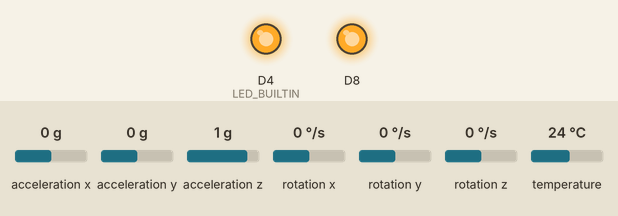
A sketch run on a simulated ESP8266 (NodeMCU). Parts: output pins drawn as LEDs (lit = HIGH, except the on-board LED, lit = LOW). The inputs (shaded band) are chosen by the test bench; at power-on: acceleration x 0 g, acceleration y 0 g, acceleration z 1 g, rotation x 0 °/s, rotation y 0 °/s, rotation z 0 °/s, temperature 24 °C. WiFi joins after 1.5 s; servers stay silent unless stated; what the sketch prints to the serial monitor is not drawn.

Above: at 2.8 s.
2.9 s: acceleration x set to -1.4 g
At 3.2 s:
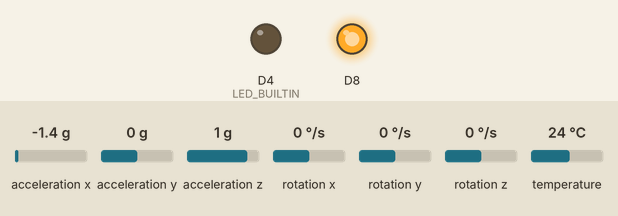
4.4 s: acceleration x set to -0.8 g
At 5.6 s:
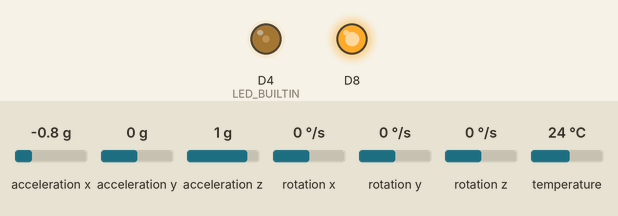
Timing chart, 0 to 7.4 s (numbered marks = the images above; inputs shaded):
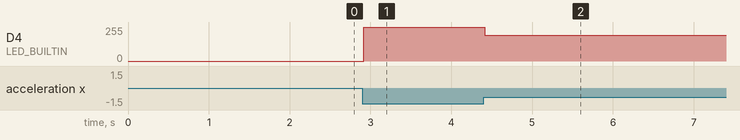

Measured:
- after the input at 2.9 s, D4 (LED_BUILTIN): 0/255 → 255/255 at once
- after the input at 4.4 s, D4 (LED_BUILTIN): 255/255 → 195/255 at once

The sketch:

LoadToHand.ino
```cpp
#include <ESP8266WiFi.h>
#include <WiFiUdp.h>
#include <ESP8266WiFiMulti.h>
#include <ESP8266HTTPClient.h>
#include <Wire.h>
#include <Adafruit_MPU6050.h>
#include <Adafruit_Sensor.h>

Adafruit_MPU6050 mpu;

const char* ssid     = "wtfudp";
const char* password = "asdfrewq1234";

const char* host = "192.168.4.1";
//
int AxelX = 0;
int AxelXx = 0;
int AxelY = 0;
int AxelZ = 0;
int Temper =0;
int GeroX = 0;
int GeroY = 0;
int GeroZ = 0;
char AxelXxC[17];
char* AxelXxS = "dfghjk";
unsigned int localPort = 4120;      // local port to listen on
// buffers for receiving and sending data
char packetBuffer[UDP_TX_PACKET_MAX_SIZE + 1]; //buffer to hold incoming packet,
char  ReplyBuffer[] = "acknowledged\r\n";       // a string to send back
WiFiUDP Udp;

void setup() {
  Serial.begin(115200);
  Serial.println("Подключаемся к WiFi... ");
  Serial.println(ssid);

  // подключаемся к локальной wi-fi сети
  WiFi.begin(ssid, password);

  // проверить, подключился ли wi-fi модуль к wi-fi сети
  while (WiFi.status() != WL_CONNECTED)
  {
    delay(500);
    Serial.print(".");
  }
  Serial.println("");
  Serial.println("WiFi Подключен");
  Serial.print("IP: ");  Serial.println(WiFi.localIP());

 /////////////////////////////////////////////
 Serial.println("");
  // Try to initialize!
  if (!mpu.begin()) {
    Serial.println("Failed to find MPU6050 chip");
    while (1) {
      delay(50);
    }
  }
   mpu.setAccelerometerRange(MPU6050_RANGE_16_G);
  mpu.setGyroRange(MPU6050_RANGE_250_DEG);
  mpu.setFilterBandwidth(MPU6050_BAND_21_HZ);
  Serial.println("");
  delay(100);
/////////////////////////////////////////////
  Udp.begin(localPort);
//Udp.remoteIP() = 192.168.4.1;
//Udp.remotePort() = 4120;
/////////////////////////
analogWrite(D8, 1023);
}

void loop() {
sensors_event_t a, g, temp;
mpu.getEvent(&a, &g, &temp);
AxelX = (a.acceleration.x)*100;
AxelY = (a.acceleration.y)*100;
AxelZ = (a.acceleration.z)*100;
 // Serial.println(" m/s^2");
GeroX = (g.gyro.x)*100;
GeroY = (g.gyro.y)*100;
GeroZ = (g.gyro.z)*100;
//  Serial.println(" rad/s");
Temper = (temp.temperature)*100;
//  Serial.println(" degC");
if(AxelX > 1020){AxelX = 1024;}
if(AxelX < -1020){AxelX = -1024;}
if(AxelX < 0){AxelXx = AxelX * (-1);}
else{AxelXx = AxelX;}

////////////////////////////////////////


String str = String(AxelX)+":"+String(AxelY)+":"+String(AxelZ);
str.toCharArray(AxelXxC,17);
//AxelXxS = char(AxelXx);
    // send a reply, to the IP address and port that sent us the packet we received
    Udp.beginPacket("192.168.4.1", localPort);
    Udp.write(AxelXxC);
    Udp.endPacket();
    delay(10);
analogWrite(LED_BUILTIN, AxelXx);
}
```
